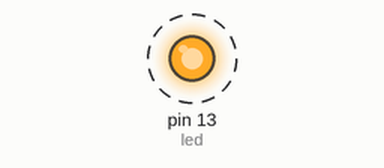
This sketch was run on a simulated Arduino Uno, built with avr-gcc and run on an emulated ATmega328P. Parts: output pins drawn as LEDs (lit = HIGH). Dashed ring = blinking.

Above: at 0.5 s.
Timing chart, 0 to 4.6 s (numbered marks = the images above):
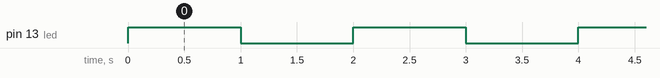

The sketch:

BlinkSlow.ino
```cpp
/*
 Name:		BlinkSlow.ino
 Created:	7/28/2018 1:18:52 PM
 Author:	jb
*/

// Simple LED blink

const int led = LED_BUILTIN;

void setup() {
	pinMode( led, OUTPUT );
}

void loop() {
	digitalWrite( led, HIGH );
	delay( 1000 );
	digitalWrite( led, LOW );
	delay( 1000 );
}
```

Measured:
- by itself, pin 13 (led): alternates HIGH for 1.0 s and LOW for 1.0 s
